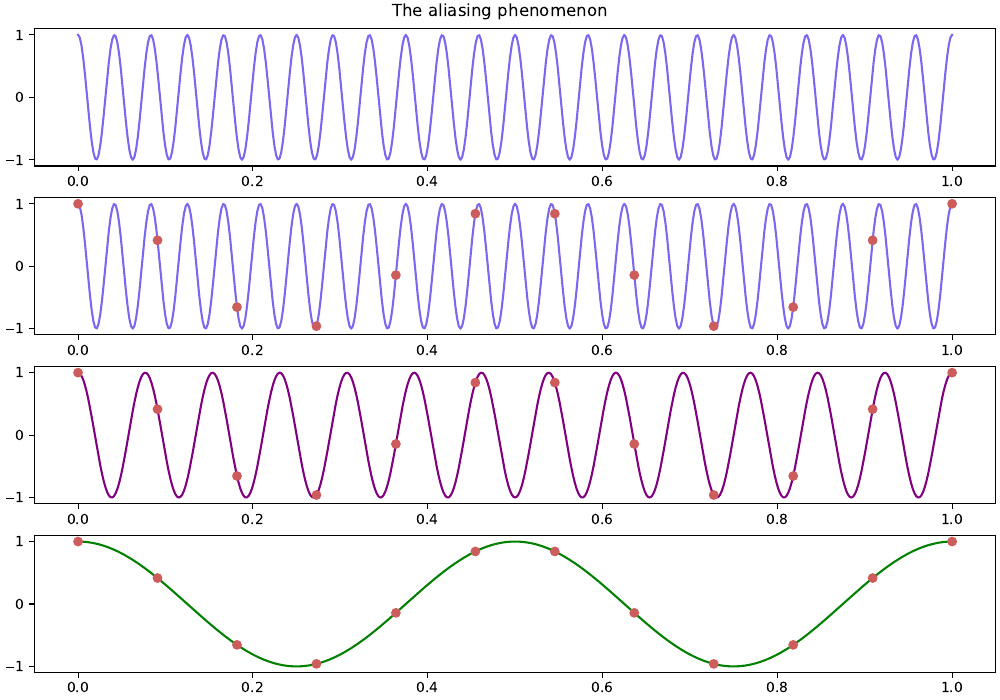

The script that saved this image:
import numpy as np
import matplotlib.pyplot as plt


def main():
    # f = 24, fs = 11, k = {0, -1, -2}
    aliased_signals = [lambda t: np.sin(2 * np.pi * (24 + 0 * 11) * t),
                       lambda t: np.sin(2 * np.pi * (24 + (-1) * 11) * t),
                       lambda t: np.sin(2 * np.pi * (24 + (-2) * 11) * t)]
    colors = ["mediumslateblue", "purple", "green"]
    discrete_time_interval = np.append(np.linspace(0, 1, 11, endpoint=False), 1)
    nyquist_discrete_time_interval = np.append(np.linspace(0, 1, 512, endpoint=False), 1)

    amplitudes = []
    nyquist_amplitudes = []
    for aliased_signal in aliased_signals:
        amplitudes.append(aliased_signal(discrete_time_interval))
        nyquist_amplitudes.append(aliased_signal(nyquist_discrete_time_interval))

    figure, axes = plt.subplots(4, layout="constrained")
    figure.set_size_inches(10, 7)
    figure.suptitle("The aliasing phenomenon")

    axes[0].plot(nyquist_discrete_time_interval, nyquist_amplitudes[0], color=colors[0])
    for i in range(0, len(amplitudes)):
        axes[i+1].plot(nyquist_discrete_time_interval, nyquist_amplitudes[i], color=colors[i])
        axes[i+1].plot(discrete_time_interval, amplitudes[i], linestyle="", marker="o", color="indianred")

    plt.savefig("exercise-2.png")
    plt.savefig("exercise-2.pdf")
    plt.show()


if __name__ == '__main__':
    main()
